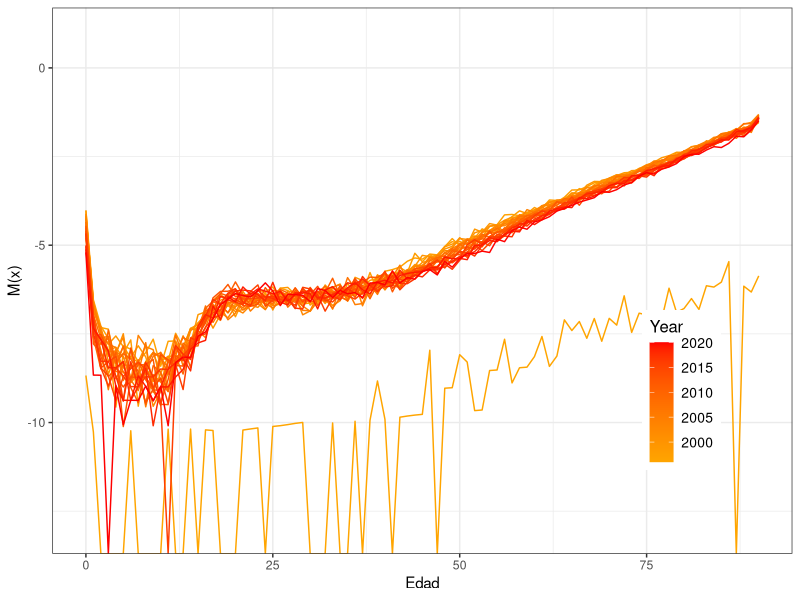
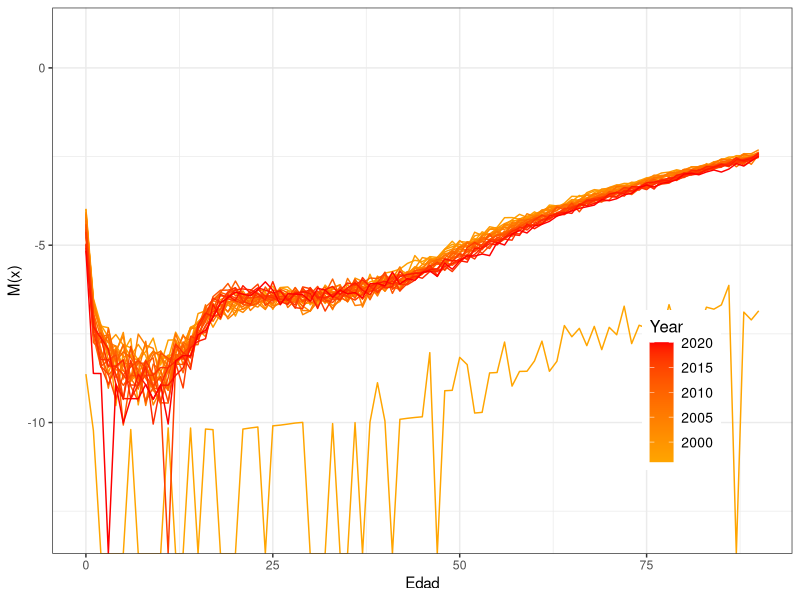
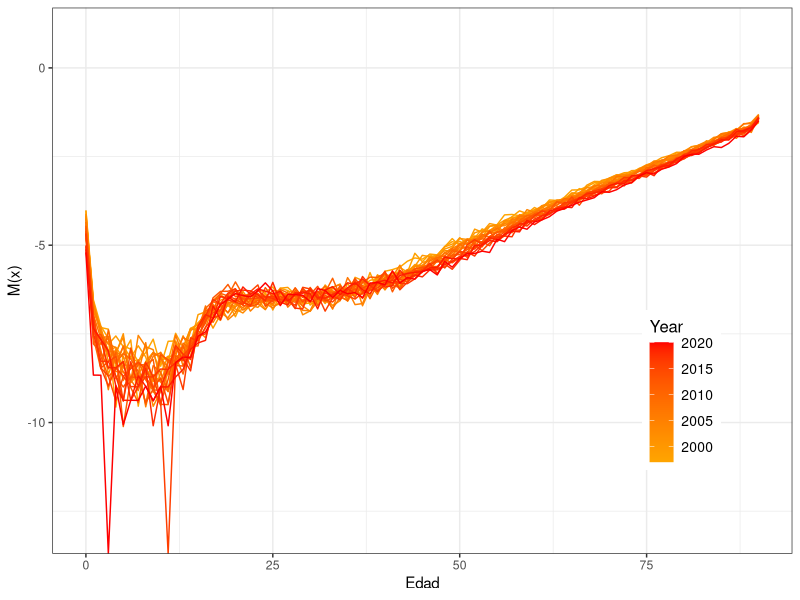
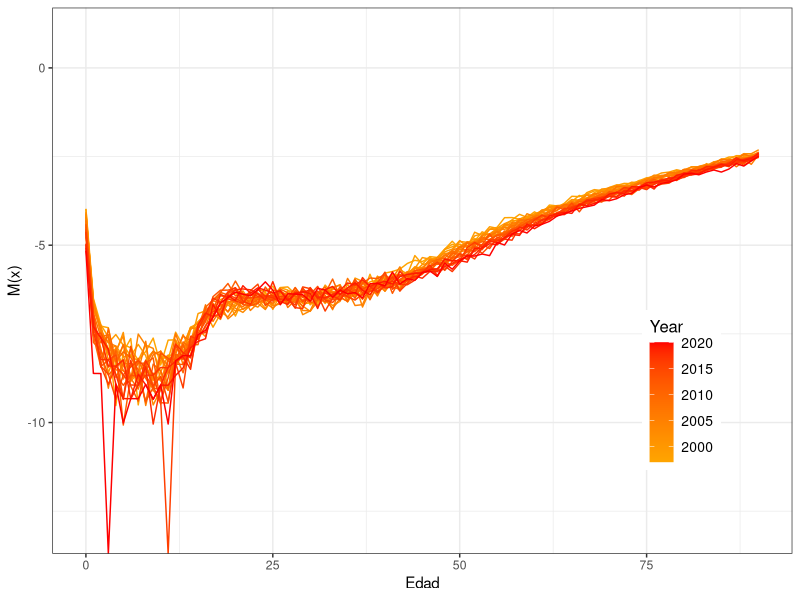
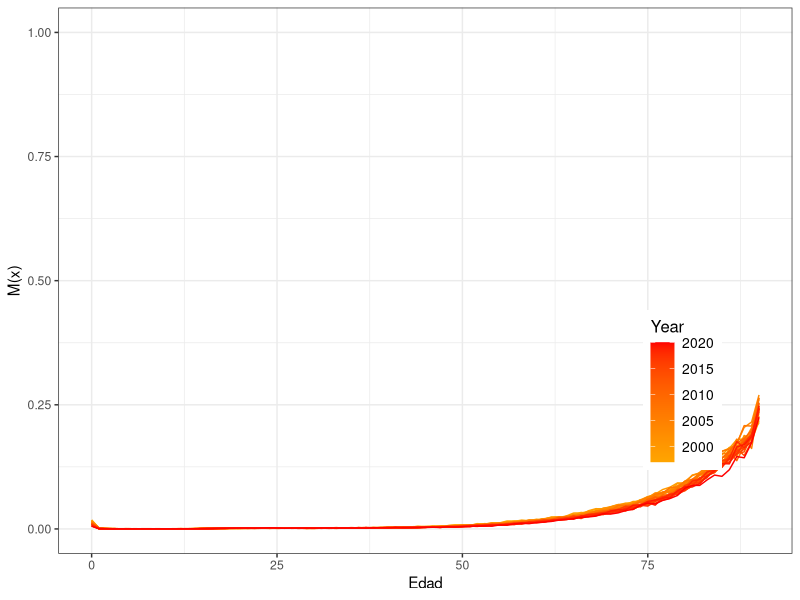
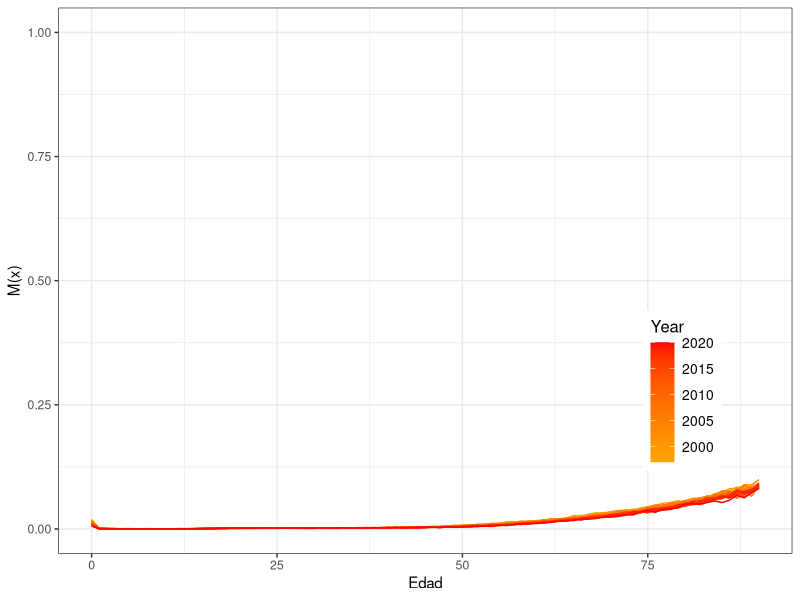
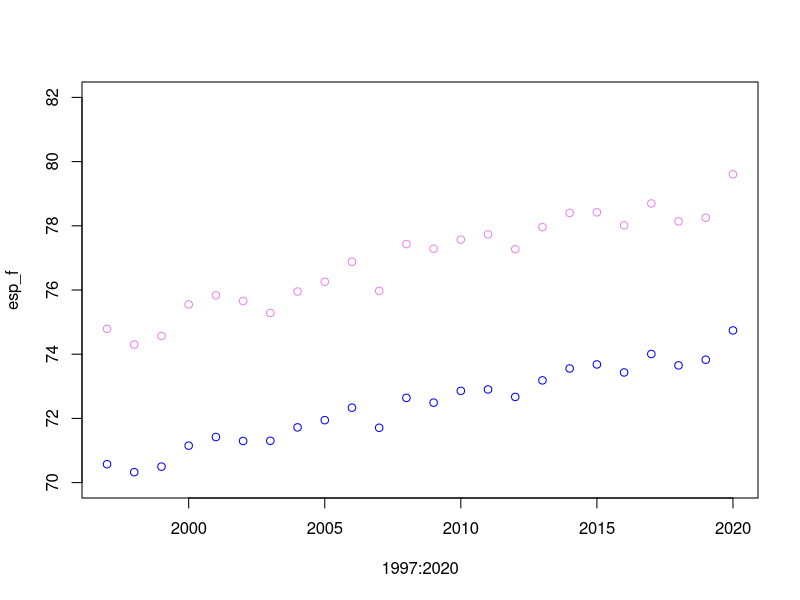

Here is the R script that generated these plots, in order:
#install.packages("readxl")
library(readxl)

# Defunciones
def_raw <- as.data.frame(read_excel(file.path("datos","reporte.xlsx"), skip = 14))# cargar datos defunciones
def_m <- def_raw[1:115, 3:(ncol(def_raw)-1)]# subset hombres
names(def_m)[1] <- "edad" 
str(def_m)
def_m <- apply(def_m, 2, as.numeric)# convertir todas las columnas a "numeric"
def_m[is.na(def_m)] <- 0# NAs a 0
def_m <- as.data.frame(def_m) # hacer data.frame


def_f <- def_raw[119:236, 3:(ncol(def_raw)-1)]
names(def_f)[1] <- "edad" 
str(def_f)
def_f <- apply(def_m, 2, as.numeric)
def_f[is.na(def_f)] <- 0
def_f <- as.data.frame(def_f)

# Años persona
exp_raw <- as.data.frame(read_excel(file.path("datos","Total_pais_poblacion_por_sexo_y_edad_1996-2050.xls"), skip = 4))# cargar datos
exp_m <- exp_raw[99:189, 1:26]# subset hombres
str(exp_m)
names(exp_m)[1] <- "edad"
exp_m$edad <- as.numeric(exp_m$edad) #columna edad a numeric
exp_m$edad[length(exp_m$edad)] <- 90

# mujeres
exp_f <- exp_raw[193:283, 1:26]
str(exp_f)
names(exp_f)[1] <- "edad"
exp_f$edad <- as.numeric(exp_f$edad)
exp_f$edad[length(exp_f$edad)] <- 90


# Intervalo abierto 90+ defunciones
open_int_m <- apply(def_m[def_m$edad >= 90, 2:ncol(def_m)], 2, sum, na.rm = T)# seleccionar la filas y columnas correspondientes y hacer una suma por columnas con apply()  
open_int_f <- apply(def_f[def_f$edad >= 90, 2:ncol(def_f)], 2, sum, na.rm = T)

def_m <- rbind(def_m[def_m$edad %in% 0:89,], c(90, open_int_m))
def_f <- rbind(def_f[def_f$edad %in% 0:89,], c(90, open_int_f))
  
# Obtener las tasas 
nMx_m <-  def_m[, -1]/exp_m[, -1]# HOMBRES

nMx_f <-  def_f[, -1]/exp_f[, -1]# MUJERES

# Formatear los datos para el plot
nMx_m <- reshape(nMx_m,
                 direction = "long",
                 varying = list(names(nMx_m)),
                 v.names = "Male",
                 timevar = "Year",
                 times = 1996:2020)

nMx_m <- cbind(def_m[,1], nMx_m[,1:2])
names(nMx_m)[1] <- "Age" 

nMx_f <- reshape(nMx_f,
                 direction = "long",
                 varying = list(names(nMx_f)),
                 v.names = "Female",
                 timevar = "Year",
                 times = 1996:2020)

nMx_f <- cbind(def_f[,1], nMx_f[,1:2])
names(nMx_f)[1] <- "Age" 


# graficar 
library(ggplot2)

plot_Mx <- function(dat, anios, sex, edades, smooth = F,
                    spar_val = 0.3, log_escale = T, return_data = F, as_list =F, save = F){
  dat[dat$Age == "110+", ] <- "110"
  dat[,2] <- as.numeric(dat[,2])
  dat <- dat[dat$Age %in% edades & dat$Year %in% anios, c("Year","Age",sex)] 
  dat[,1] <- as.numeric(dat[,1])
  dat[,3] <- as.numeric(dat[,3])
  
  
  if(log_escale){
    dat[,3] <- log(dat[,3])
    ylims <- c(-13, 1)
  }else{ylims <- c(0, 1)}
  
  if(smooth){
    split_dat <- split(dat, dat$Year)
    
    sm_y <- lapply(split_dat, function(x) smooth.spline(x[,3], spar = spar_val)$y)
    
    dat <- cbind(dat[,1:2], unlist(sm_y))
    
  }
  
  names(dat) <- c("Year","Age","Mx")
  
  p <- ggplot(dat, aes(x = Age, y = Mx,
                       group = as.factor(Year),
                       colour = Year))+
    geom_line() +  scale_colour_gradient(low = "orange", high = "red")+
    theme_bw() +
    ylim(ylims)+
    ylab("M(x)") + xlab("Edad")+
    theme(legend.position = c(0.85, 0.3),
          legend.title = element_text(size = 12),
          legend.text = element_text(size = 10)) +
    theme(plot.background = element_rect(fill = "transparent", colour = NA),
          panel.background = element_rect(fill = "transparent", colour = NA))
  
  if(save){
    pdf(file.path("..","..","..","imagenes", "asfr.pdf"), width=6, height=6) 
    print(p)
    dev.off()
  }
  
  print(p)
  
  if(return_data){
    if(as_list){
      
      split_dat <-  split(dat, dat$Year)
      Mx_list <- lapply(split_dat, function(x) x[,3])  
      return(Mx_list)
    }else{
      return(dat[,3])}
  }
}

summary(nMx_m)
plot_Mx(dat = nMx_m, anios = 1996:2020, edades = 0:90, sex = "Male")

summary(nMx_f)
plot_Mx(dat = nMx_f, anios = 1996:2020, edades = 0:90, sex = "Female")

# eliminar anio 1996

nMx_m <- nMx_m[nMx_m$Year!=1996,]
nMx_f <- nMx_f[nMx_f$Year!=1996,]

plot_Mx(dat = nMx_m, anios = 1997:2020, edades = 0:90, sex = "Male")
plot_Mx(dat = nMx_f, anios = 1997:2020, edades = 0:90, sex = "Female")

# definir función compute_lt

compute_lt <- function(nMx, x, sex, tabla = T) {
  
  get_na0 <- function(nMx, sex){
    
    if(sex=="M"){
      
      if (nMx[1] < 0.023){
        
        na0 <- 0.14929 - 1.99545 * nMx[1]
      }else{
        
        if(nMx[1] >= 0.023 & nMx[1] < .08307){
          
          na0 <- .02832 + 3.26021 * nMx[1]
          
        }else{
          
          na0 <- 0.29915
        }
      }
    }
    
    if(sex=="F"){
      
      if (nMx[1] <  0.01724){
        
        na0 <- .14903 - 2.05527 * nMx[1]
      }else{
        
        if(nMx[1] >= 0.01724 & nMx[1] < 0.06891){
          
          na0 <- 0.04667 + 3.88089 * nMx[1]
          
        }else{
          
          na0 <- .31411
        }
      }  
      
    }
    
    return(na0)
    
  }
  
  # Definimos el número de intervalos
  nmax <- length(nMx)
  
  # Definimos los factores de separación nax 
  
  # creamos un vector vacio para guardar los nax
  nax <- vector()
  
  # definimos a0 con la ayuda de la función "get_na0"
  na0 <- get_na0(nMx, sex)
  
  # asignamos los factores a cada intervalo
  nax[1] <- na0
  nax[2:nmax] <- 0.5
  
  # convertimos las nMx en nqx
  nqx <- (1*nMx)/(1+(1-nax)*nMx)
  
  # nos aseguramos que la probabilidad en el último intervalo sea 1
  nqx[nmax] <- 1
  
  # Construimos las lx
  lx <- c(1,cumprod((1-nqx)))
  
  # Obtenemos las defunciones
  ndx <- -diff(lx)
  
  # creamos un vector con los sobrevivientes en x+n
  lxn <- lx[-1]
  
  # Obtenemos los años persona en el intervalo nLx
  nLx <- lxn + (nax*ndx)
  
  nLx[nmax] <- lx[nmax] / nMx[nmax]
  
  # Calculamos los años persona por encima de x
  
  Tx <- rev(cumsum(rev(nLx)))
  
  # Calculamos la esperanza de vida a edad x
  ex <- Tx/lx[1:nmax]
  
  
  # Creamos la tabla
  if (tabla) {
    lt <- data.frame(x, nax = round(nax, 4),
                     nMx = round(nMx,4),
                     nqx = round(nqx[1:nmax], 4), lx = round(lx[1:nmax],4),
                     ndx = round(ndx, 4), nLx = round(nLx, 4), Tx = round(Tx, 2),
                     ex = round(ex, 2))
    return(lt)
  }
  
  else { 
    return(ex[1])
  }
  
  
}

# obtener tasas con función plot_Mx

nMxt_m <- plot_Mx(dat = nMx_m, anios = 1997:2020, edades = 0:90, sex = "Male",
                 return_data = T, log_escale = F, as_list = T)
nMxt_f <- plot_Mx(dat = nMx_f, anios = 1997:2020, edades = 0:90, sex = "Female",
                  return_data = T, log_escale = F, as_list = T)

# calcular la esperanza de vida al nacer para cada serie de Mx con compute_lt y lapply

esp_m <- lapply(nMxt_m, function(n) compute_lt(n, x = 0:90, sex = "M", tabla = F))

esp_f <- lapply(nMxt_f, function(n) compute_lt(n, x = 0:90, sex = "F", tabla = F))

# graficar

plot(1997:2020, esp_f, ylim = c(70, 82), col = "violet")
points(1997:2020, esp_m, col = "blue")
